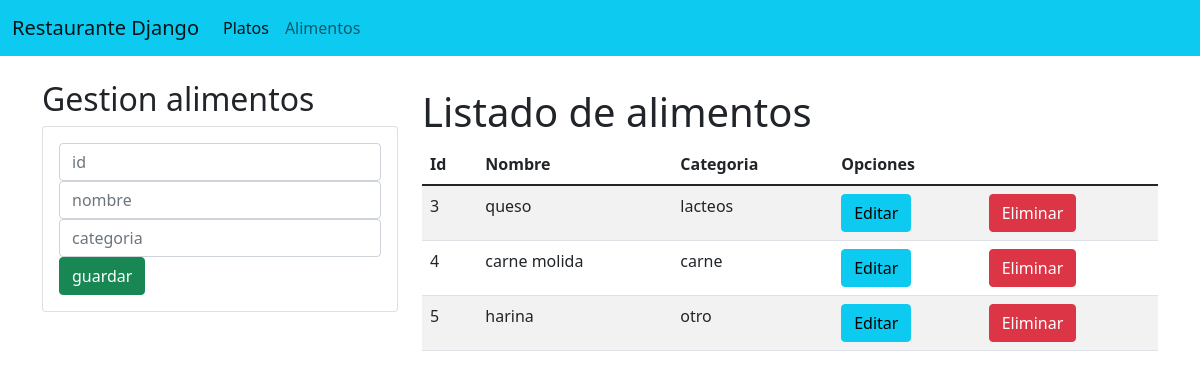
/alimentos/, run on the app's committed database.
### plato/models.py (models this page shows)
class Alimento(models.Model):
    id = models.IntegerField(primary_key=1)
    nombre = models.CharField(max_length=30)
    categoria = models.CharField(max_length=30)

### plato/views.py (the view)
# urls.py: path('alimentos/',views.ingredientes),
def ingredientes(request):
    ingredientes = Alimento.objects.all()
    return render(request,"gestionIngredientes.html",{"alimentos":ingredientes})

### plato/templates/gestionIngredientes.html (shortened to what this page needs)
{% extends "./base.html" %}
{% block body %}
<div class="row">
    <div class="col-md-6 col-sm-12 col-lg-4 col-xl-4">
        <h2>Gestion alimentos</h2>
        <div class="card">
            <div class="card-body">
                <form action="/registrarIngrediente/" method="POST">{% csrf_token %}
                    <div class="form-group">
                        <input type="text" id="txtid" name="txtid" class="form-control" placeholder="id" minlength="1" maxlength="6" required>
                    </div>
                    <div class="form-group">
                        <input type="text" id="txtnombre" name="txtnombre" class="form-control" placeholder="nombre" minlength="1" maxlength="30" required>
                    </div>
                    <div class="form-group">
                        <input type="text" id="txtcategoria" name="txtcategoria" class="form-control" placeholder="categoria" minlength="1" maxlength="30" required>
                    </div>
                    <div class="form-group">
                        <button type="submit" class="btn btn-success btn-block">guardar</button>
                    </div>
                </form>
            </div>
        </div>
    </div>
    <div class="col-md-6 col-sm-12 col-lg-8 col-xl-8">
        <div class="table-responsive py-2">
            <h1>Listado de alimentos</h1>
            <table class="table table-striped">
                <thead>
                    <tr>
                        <th>Id</th>
                        <th>Nombre</th>
                        <th>Categoria</th>
                        <th colspan="2">Opciones</th>
                    </tr>
                </thead>
                <tbody>
                    {% for i in alimentos %}
                    <tr>
                        <td>{{i.id}}</td>
                        <td>{{i.nombre}}</td>
                        <td>{{i.categoria}}</td>
                        <td><a href="/edicionAlimento/{{i.id}}" class="btn btn-info">Editar</a></td>
                        <td><a href="/eliminarAlimento/{{i.id}}" class="btn btn-danger">Eliminar</a></td>
                    </tr>
                    {% endfor %}
                </tbody>
            </table>
        </div>
    </div>
</div>
{% endblock %}

### data on the page
Alimento: id "3", nombre "queso", categoria "lacteos"
Alimento: id "4", nombre "carne molida", categoria "carne"
Alimento: id "5", nombre "harina", categoria "otro"
